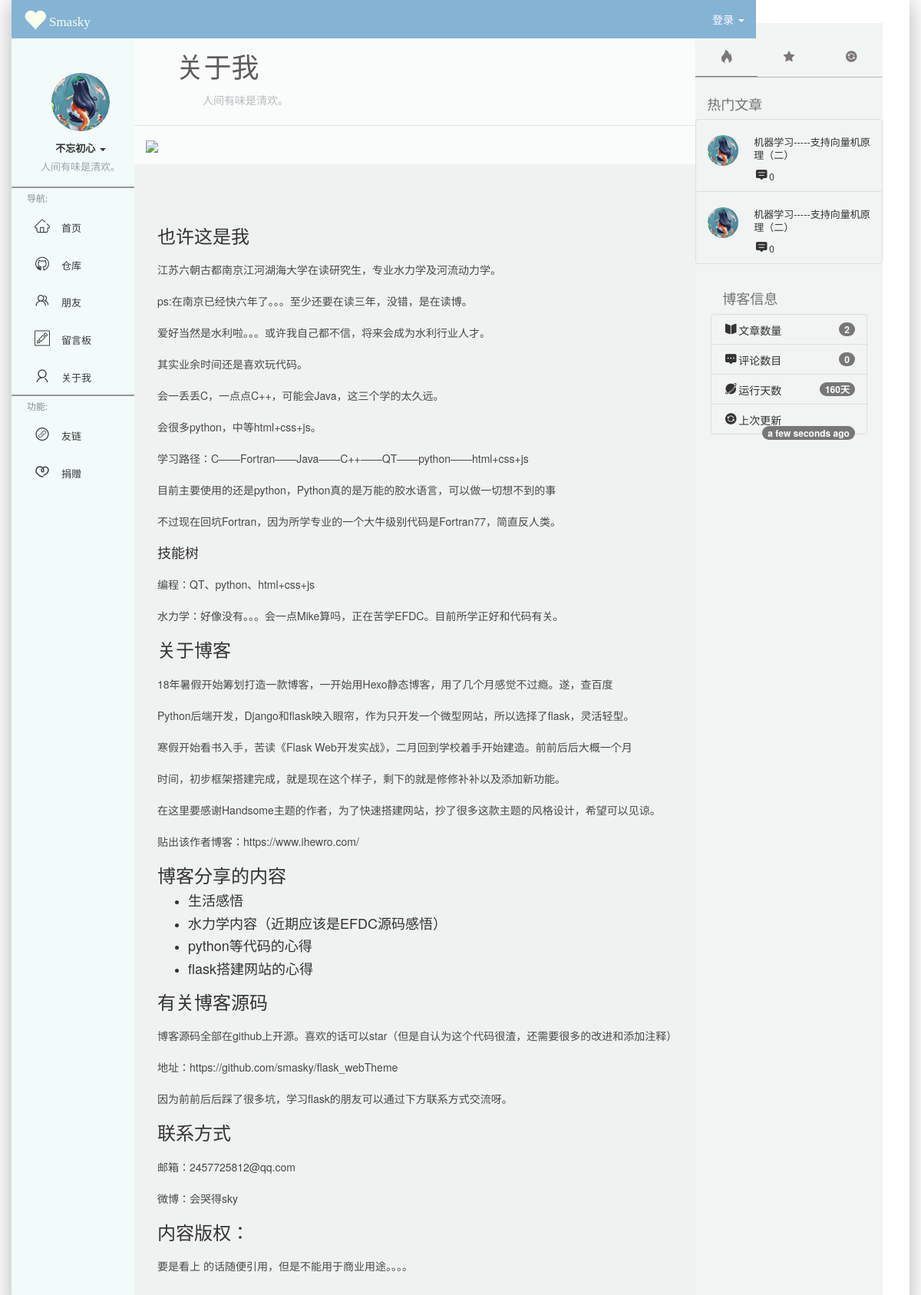
The page /aboutme on the database as committed earlier.
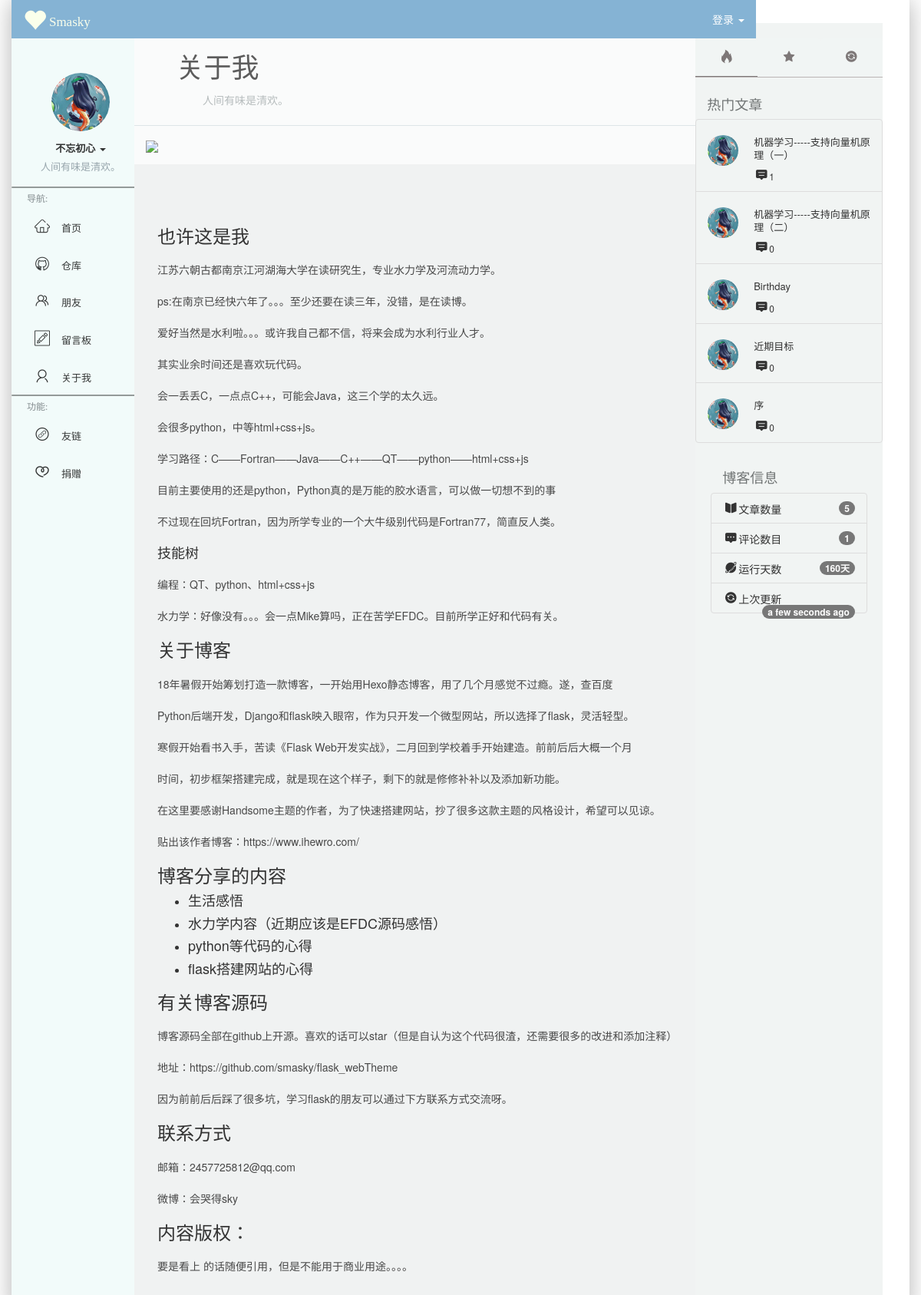
The same page on the database as committed later.
### SmaBlog/models.py (models this page shows)
class Post(db.Model):
    id=db.Column(db.Integer,primary_key=True)
    title=db.Column(db.String(60))
    post_img=db.Column(db.String(60))
    abstract=db.Column(db.String(60))
    body=db.Column(db.Text)
    views=db.Column(db.Integer)
    timestamp=db.Column(db.DateTime,default=datetime.utcnow,index=True)
    comments=db.Column(db.Integer,default=0)
    postcomments=db.relationship('PostComment',back_populates='post',cascade='all')

### SmaBlog/blueprints/blog.py (the view)
@blog_bp.route('/aboutme')
def aboutme():
    admin_form=AdminForm()
    login(admin_form)
    return render_template('blog/aboutMe.html',adminForm=admin_form)

### SmaBlog/__init__.py (called while the page is built)
def register_template_context(app):
    @app.context_processor
    def inject_right():
        from SmaBlog.utils import cal_days
        post_info={}
        hot_posts=Post.query.order_by(Post.comments.desc())[:5]
        rand_posts=Post.query.order_by(Post.views.desc())[:5]
        post_info['number']=Post.query.count()
        post_info['num']=sum_comment(Post.query.all())
        post_info['days_from_s']=str(cal_days())+'天'
        post_info['modify']=datetime.utcnow()
        return dict(Post_info=post_info,hot_posts=hot_posts,rand_posts=rand_posts)

### SmaBlog/blueprints/blog.py (called while the page is built)
def login(admin_form):
    if admin_form.validate_on_submit():
        user_name=admin_form.username.data
        print(user_name)
        password=admin_form.password.data
        admin=Admin.query.filter(Admin.username==user_name).first()
        if admin:
            if user_name==admin.username and admin.validate_password(password):
                login_user(admin,remember=False)

### SmaBlog/utils.py (called while the page is built)
def cal_days():
    start=datetime.datetime(2018,10,11)
    time_now=datetime.datetime.now()
    days_from_start=(time_now-start).days
    return days_from_start

def sum_comment(posts):
    num_comments=0
    for post in posts:
        num_comments+=post.comments
    return num_comments

### SmaBlog/templates/blog/aboutMe.html
{% extends 'base.html' %} {% from 'bootstrap/pagination.html' import render_pagination %} {% block main_content %}
<div class="content-header info-color-pure-white boder-bottom">
    <h1 style="font-family:'ABC';font-style: normal;">关于我</h1>
    <small>人间有味是清欢。</small>
</div>
<div class="main-head-img">
    <img src="https://ws1.sinaimg.cn/large/007G9tRkgy1g18hzg86m1j311x0lcth5.jpg" style='background-size:contain; width:100%;'>
</div>
<div class='blog-post post-main'>
    <h3>也许这是我</h3>
    <p>江苏六朝古都南京江河湖海大学在读研究生，专业水力学及河流动力学。</p>
    <p>ps:在南京已经快六年了。。。至少还要在读三年，没错，是在读博。</p>
    <p>爱好当然是水利啦。。。或许我自己都不信，将来会成为水利行业人才。</p>
    <p>其实业余时间还是喜欢玩代码。</p>
    <p>会一丢丢C，一点点C++，可能会Java，这三个学的太久远。</p>
    <p>会很多python，中等html+css+js。</p>
    <p>学习路径：C——Fortran——Java——C++——QT——python——html+css+js</p>
    <p>目前主要使用的还是python，Python真的是万能的胶水语言，可以做一切想不到的事</p>
    <p>不过现在回坑Fortran，因为所学专业的一个大牛级别代码是Fortran77，简直反人类。</p>
    <h4>技能树</h4>
    <p>编程：QT、python、html+css+js</p>
    <p>水力学：好像没有。。。会一点Mike算吗，正在苦学EFDC。目前所学正好和代码有关。</p>
    <h3>关于博客</h3>
    <p>18年暑假开始筹划打造一款博客，一开始用Hexo静态博客，用了几个月感觉不过瘾。遂，查百度</p>
    <p>Python后端开发，Django和flask映入眼帘，作为只开发一个微型网站，所以选择了flask，灵活轻型。</p>
    <p>寒假开始看书入手，苦读《Flask Web开发实战》，二月回到学校着手开始建造。前前后后大概一个月</p>
    <p>时间，初步框架搭建完成，就是现在这个样子，剩下的就是修修补补以及添加新功能。</p>
    <p>在这里要感谢Handsome主题的作者，为了快速搭建网站，抄了很多这款主题的风格设计，希望可以见谅。</p>
    <p>贴出该作者博客：https://www.ihewro.com/</p>
    <h3>博客分享的内容</h3>
    <ul>
    <li>
    <h4>生活感悟</h4>
    </li>
    <li>
    <h4>水力学内容（近期应该是EFDC源码感悟）</h4>
    </li>
    <li>
    <h4>python等代码的心得</h4>
    </li>
    <li>
    <h4>flask搭建网站的心得</h4>
    </li>
    </ul>
    <h3>有关博客源码</h3>
    <p>博客源码全部在github上开源。喜欢的话可以star（但是自认为这个代码很渣，还需要很多的改进和添加注释）</p>
    <p>地址：https://github.com/smasky/flask_webTheme</p>
    <p>因为前前后后踩了很多坑，学习flask的朋友可以通过下方联系方式交流呀。</p>
    <h3>联系方式</h3>
    <p>邮箱：2457725812@qq.com</p>
    <p>微博：会哭得sky</p>
    <h3>内容版权：</h3>
    <p>要是看上 的话随便引用，但是不能用于商业用途。。。。</p>
</div>
{% endblock %} {% block app_right_aside %} {% include 'blog/_rightAside.html' %} {% endblock %}

### SmaBlog/templates/base.html (shortened to what this page needs)
<!DOCTYPE html>
<html>
<head>
    {% block head %}
    <link href="{{url_for('static',filename='css/bootstrap.min.css')}}" rel="stylesheet">
    <link rel="stylesheet" href="{{url_for('static',filename='css/smasky.css')}}">
    <link rel="stylesheet" href="{{url_for('static',filename='css/iconfont.css')}}">
    <link rel="stylesheet" href="https://unpkg.com/animate.css@3.5.2/animate.min.css">
    <link rel="dns-prefetch" href="//cdn.mathjax.org" /> {% endblock head %}
</head>
<body>
    <div class="alllayout  app-container container">
        {% block nav_head %}
        <div class="app-head container">
            <nav class="left-header navbar navbar-default header-info-blue  col-xs-2" role='navigation'>
                <a href="{{ url_for('blog.index')}}" class='hidden-xs navbar-header font-bg-info-white text-center' style='margin-top:10px;text-decoration: none;'>
                    <i class='glyphicon glyphicon-heart middle icon-size' style='margin-bottom: 10px;'> </i>
                    <span class='font-info-Source hidden-md hidden-xs web-title navbar-font'>Smasky</span>
                </a>
            </nav>
            <nav class='right-header navbar navbar-default header-info-blue col-xs-10'>
                <ul class="nav nav-right head-right-nav">
                    <li class='dropdown login'>
                        {% if not current_user.is_authenticated %}
                        <a data-toggle='dropdown' class="login dropdown-toggle white-info" href='#'>
                            <span>登录</span>
                            <b class="caret white-info"></b>
                        </a>
                        {% else %}
                        <a href="{{ url_for('blog.logout') }}" class="login white-info">
                            <span>登出</span>
                        </a>
                        {% endif %}
                    </li>
                </ul>
            </nav>
        </div>
        {% endblock nav_head %} {% block app_left_aside %}
        <div class='app-left-aside aside bg-green col-xs-2'>
            <div class="sub-aside clearfix text-center show ">
                <div class="dropdown wrap">
                    <div class="ui-avtar">
                        <a href=#>
                            <span class="thumb-lg avatar">
                                <img src="{{url_for('static',filename='img/avatar.jpg')}}" class="img-full">
                            </span>
                        </a>
                    </div>
                    <div class="describe">
                        <span class='main-des'>
                            <strong>不忘初心</strong>
                            <span class="caret "></span>
                        </span>
                        <span class="sub-des">
                            人间有味是清欢。
                        </span>
                    </div>
                </div>
                <div class="line bg-white"></div>
                <div class="navi  navigation">
                    <ul class="nav nav-stacked">
                        <li class='aside-nav-head'><span>导航:</span></li>
                        <li><a href="{{ url_for('blog.index') }}"><i class="iconfont icon-shouye aside-icon"></i><span>首页</span></a></li>
                        <li><a href="https://github.com/smasky"><i class="iconfont icon-github-copy aside-icon"></i><span href="#">仓库</span></a></li>
                        <li><a><i class="iconfont icon-pengyou aside-icon"></i><span href="#">朋友</span></a></li>
                        <li><a href="{{ url_for('blog.MessageBoard') }}"><i class="iconfont icon-liuyanban1 aside-icon"></i><span
                                    href="#">留言板</span></a></li>
                        <li><a href="{{ url_for('blog.aboutme') }}"><i class="iconfont icon-my aside-icon"></i><span href="#">关于我</span></a></li>
                    </ul>
                </div>
                <div class="line bg-white"></div>
                <ul class="nav nav-stacked">
                    <li class="aside-nav-head"><span>功能:</span></li>
                    <li><a ui-toggle='active' ui-toggle-target='sub-liThree'><i class="iconfont icon-youlian aside-icon"></i><span
                                href="#">友链</span></a></li>
                    <li><a ui-toggle='active' ui-toggle-target='sub-liFour'><i class="iconfont icon-juanzeng  aside-icon"></i><span
                                href="#">捐赠</span></a></li>
                </ul>
            </div>
        </div>
        {% endblock app_left_aside %}
        <div class="app-main info-color-low-white " id='app-main'>
            <div class="main-content col-lg-9">
                {% block main_content %}{% endblock main_content %} </div>{% block app_right_aside %}{% endblock app_right_aside %}
        </div>
    </div>
</body>
</html>

### SmaBlog/templates/blog/_rightAside.html (shortened to what this page needs)
<div class="app-right-aside col-md-3 info-color-high-white hidden-md hidden-xs">
    <div class="nav-wrap">
        <ul class="nav nav-tabs nav-justified" role="tablist">
            <li class="active" role="presentation">
                <a href='#link-nav-One' data-toggle='tab'>
                    <i class="iconfont icon-icon-test"></i>
                </a>
            </li>
            <li role="presentation">
                <a href='#link-nav-Two' data-toggle='tab'>
                    <i class="iconfont icon-icon_fill_3"></i>
                </a>
            </li>
            <li role="presentation">
                <a href='#link-nav-Three' data-toggle='tab'>
                    <i class="iconfont icon-icon_fill_"></i>
                </a>
            </li>
        </ul>
        <div class='tab-content'>
            <div id='link-nav-One' class="tab-pane active">
                <h4 style="padding-left:15px;padding-top:15px;color:#707474;">热门文章</h4>
                <ul class="list-group">
                    {% if hot_posts %} {% for post in hot_posts %}
                    <li class="list-group-item">
                        <a class="pull-left thumb-sm"><img src="{{url_for('static',filename='img/avatar.jpg') }}" style='width:40px!important;height:40px!important;border-radius: 500px;'></a>
                        <div class="clear" style="display:block;margin-left:60px;">
                            <h4  style='font-size: 15px;'><a href="{{ url_for('blog.show_post',post_id=post.id) }}" style='float:none;color:#333'>{{ post.title }}</a></h4> <small style='line-height: 0.9;'><i class="iconfont icon-icon_fill_2" style='font-size:7px;'></i>{{ post.comments }}</small></div>
                    </li>
                    {% endfor %} {% endif %}
                </ul>
            </div>
        </div>
        <div class="tab-info" style="margin:0px 20px;">
            <h4 style="padding-left:15px;padding-top:15px;color:#707474;">博客信息</h4>
            <ul class="list-group" style='line-height: 0.9;'>
                <li class="list-group-item"><i class="iconfont icon-icon_fill_5"></i>文章数量<span class="badge" style='line-height: 1;'>{{ Post_info.number }}</span></li>
                <li class="list-group-item"><i class="iconfont icon-icon_fill_1"></i>评论数目<span class="badge" style='line-height: 1;'>{{ Post_info.num }}</span></li>
                <li class="list-group-item"><i class="iconfont icon-icon_fill_4"></i>运行天数<span class="badge" style='line-height: 1;'>{{ Post_info.days_from_s }}</span></li>
                <li class="list-group-item"><i class="iconfont icon-icon_fill_"></i>上次更新<span class="badge" style='line-height: 1;'>{{ moment(Post_info.modify).fromNow(refresh=True) }}</span></li>
            </ul>
        </div>
    </div>
</div>

Rows that differ between the two databases and show on the page:
changed Post: title "机器学习-----支持向量机原理（二）" → "机器学习-----支持向量机原理（一）"; comments "0" → "1"
added Post: title "Birthday", comments "0"
added Post: title "近期目标", comments "0"
added Post: title "序", comments "0"
Other text that changed with them:
{{ Post_info.number }}: "2" → "5"
{{ Post_info.num }}: "0" → "1"
